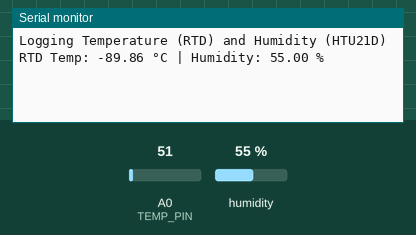
This sketch was run on a simulated Arduino Mega 2560, built with avr-gcc and run on an emulated ATmega2560. Shown: the last lines printed to the serial monitor. Wiring (inferred from the names in the program): HTU21/Si7021 sensor at I2C address 0x40. The inputs (shaded band) are chosen by the test bench; at power-on: humidity 55 %, A0 (TEMP_PIN) = 51.

Above: at 1.3 s.
1.4 s: humidity set to 22 %
At 3.0 s:
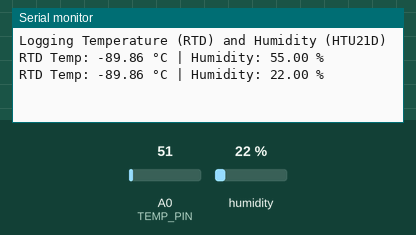
4.1 s: A0 (TEMP_PIN) set to 61
At 5.3 s:
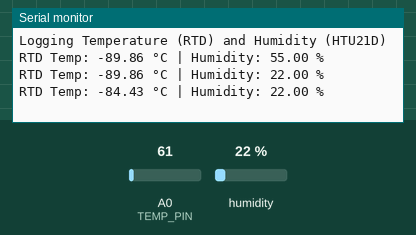
6.8 s: humidity set to 40 %
At 8.7 s:
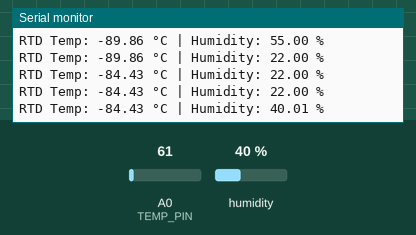
9.5 s: A0 (TEMP_PIN) set to 71
At 11.1 s:
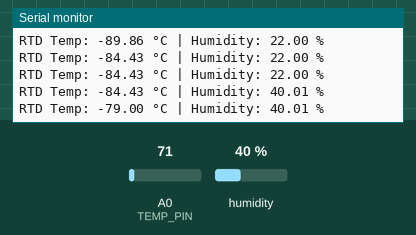
Timing chart, 0 to 12.6 s (numbered marks = the images above; inputs shaded):
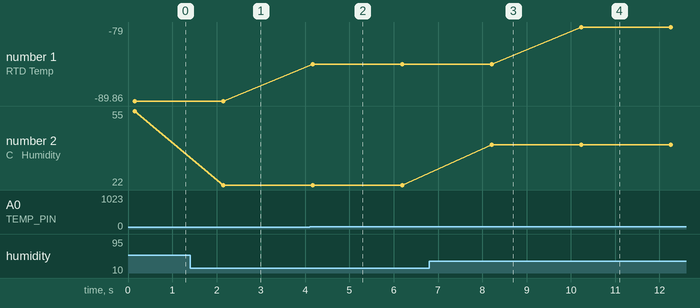

Measured:
- after the input at 1.4 s, the serial monitor: prints a new line after 0.75 s (image 1)
- after the input at 4.1 s, the serial monitor: prints a new line after 0.07 s (image 2)
- after the input at 6.8 s, the serial monitor: prints a new line after 1.4 s (image 3)
- after the input at 9.5 s, the serial monitor: prints a new line after 0.74 s (image 4)
- plotted number 1: -89.86 → -84.43 after the input at 4.1 s, -84.43 → -79 after the input at 9.5 s
- plotted number 2: 55 → 22 after the input at 1.4 s, 22 → 40.01 after the input at 6.8 s

The sketch:

air_temp_hum_test.ino
```cpp
#include <Wire.h>

#define HTU21D_ADDR 0x40
#define TEMP_PIN A0

const float Vref = 5.0;   // Arduino Mega ADC reference

void setup() {
  Serial.begin(9600);
  Wire.begin();
  delay(100);

  Serial.println("Logging Temperature (RTD) and Humidity (HTU21D)");
}

void loop() {
  // -------- Surveyor RTD Temperature --------
  int rawADC = analogRead(TEMP_PIN);
  float voltage = rawADC * (Vref / 1023.0);
  float tempRTD = (voltage - 1.058) / 0.009;   // From datasheet

  // -------- HTU21D Humidity --------
  float humidity = readHumidity();

  // -------- Output --------
  Serial.print("RTD Temp: ");
  Serial.print(tempRTD, 2);
  Serial.print(" °C | Humidity: ");
  Serial.print(humidity, 2);
  Serial.println(" %");

  delay(2000); // 2 seconds
}

// ---------------- HTU21D Functions ----------------

float readHumidity() {
  Wire.beginTransmission(HTU21D_ADDR);
  Wire.write(0xF5); // Trigger humidity measurement (No Hold Master)
  Wire.endTransmission();

  delay(20); // Max measurement time

  Wire.requestFrom(HTU21D_ADDR, 2);
  if (Wire.available() < 2) return NAN;

  uint16_t raw = Wire.read() << 8;
  raw |= Wire.read();
  raw &= 0xFFFC; // Clear status bits

  // RH formula from datasheet
  return -6.0 + 125.0 * ((float)raw / 65536.0);
}
```
